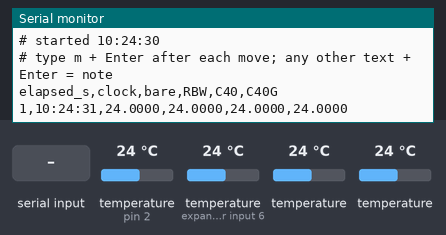
Recording of a sketch running on a simulated Arduino Uno, built with avr-gcc and run on an emulated ATmega328P. On the bench: the last lines printed to the serial monitor. The inputs (shaded band) are chosen by the test bench; at power-on: temperature (sensors on pin 2, expander input 6) 24 °C, temperature 24 °C. The local clock reads 2024-03-15 10:24:30 at power-on unless the sketch sets it.

Above: at 2.0 s.
2.1 s: "m\n" received over Serial
At 3.3 s:
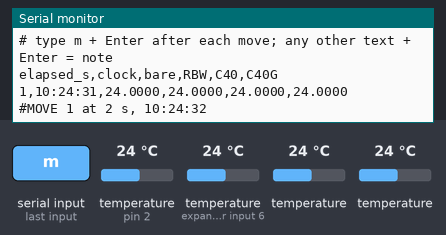
3.6 s: "1\n" received over Serial
At 4.1 s:
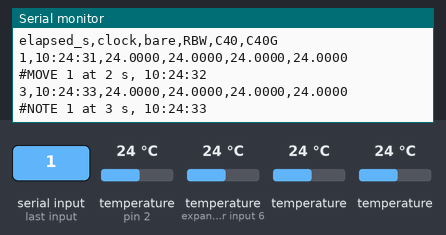
5.1 s: temperature (sensor on pin 2) set to 12 °C
At 6.4 s:
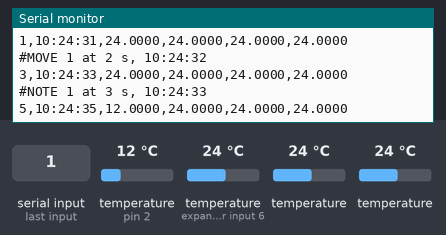
6.6 s: temperature (sensor on expander input 6) set to 12 °C
At 8.0 s:
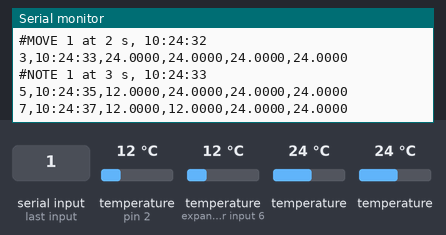
8.1 s: temperature (sensor 202) set to 12 °C
9.6 s: temperature (sensor 302) set to 12 °C
At 10.0 s:
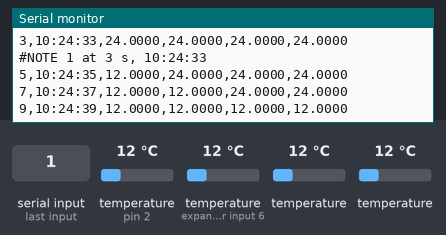

Measured:
- after the input at 2.1 s, the serial monitor: prints a new line at once (image 1)
- after the input at 3.6 s, the serial monitor: prints a new line after 0.05 s (image 2)
- after the input at 5.1 s, the serial monitor: prints a new line after 0.49 s (image 3)
- after the input at 6.6 s, the serial monitor: prints a new line after 0.99 s (image 4)

The sketch:

field_station_logger.ino
```cpp
/*
 * Field station logger - ISEF 26 PCM project (calibration run + slab days)
 *
 * Reads the four DS18B20s BY THEIR ID, so every column is always the same station
 * (bare, RBW, C40, C40G) however the sensors are plugged in or ordered on the bus.
 * Prints one CSV row every 2 s: elapsed seconds, RTC clock time (if an RTC is wired),
 * and the four RAW temperatures (ice offsets are applied in the analysis, not here).
 *
 * Type into the Serial Monitor (line ending = "Newline") and press Enter:
 *   m            -> prints "#MOVE n" with the time (after moving the stations one spot)
 *   any text     -> prints "#NOTE text" with the time
 * A reminder to move the stations prints every MOVE_EVERY_MIN minutes (0 = off).
 *
 * Wiring: unchanged. All sensors on D2, 4.7k from D2 to 5V.
 * Optional RTC (DS3231): SDA -> A4, SCL -> A5. Without it the clock column shows "--".
 * A reading of -127 means that sensor was not found: check its wires.
 *
 * Libraries: OneWire, DallasTemperature, RTClib (all from Library Manager).
 */

#include <OneWire.h>
#include <DallasTemperature.h>
#include <Wire.h>
#include <RTClib.h>

const int ONE_WIRE_BUS = 2;
const unsigned long INTERVAL_MS = 2000UL;     // one row every 2 s
const unsigned long MOVE_EVERY_MIN = 15;      // calibration: 15. Slab day: set to 0.

// Sensor IDs from the 16 Oct finger test. Order here = column order.
const char* NAMES[4] = {"bare", "RBW", "C40", "C40G"};
DeviceAddress ADDR[4] = {
  {0x28, 0xDD, 0xDA, 0x76, 0x00, 0x00, 0x00, 0xD2},   // bare  (old S3)
  {0x28, 0xB5, 0x35, 0x73, 0x00, 0x00, 0x00, 0x84},   // RBW   (old S2)
  {0x28, 0x09, 0x62, 0x75, 0x00, 0x00, 0x00, 0x33},   // C40   (old S1)
  {0x28, 0xBA, 0xC2, 0xB4, 0x00, 0x00, 0x00, 0xE8}    // C40G  (old S0)
};
const float ICE[4] = {1.3687, 1.8625, 1.3875, 1.6062};  // ice readings, for the header only

OneWire oneWire(ONE_WIRE_BUS);
DallasTemperature sensors(&oneWire);
RTC_DS3231 rtc;
bool rtcOk = false;

unsigned long nextRead = 0;
unsigned long nextRemind = 0;
int moves = 0;

void print2(int v) {
  if (v < 10) Serial.print('0');
  Serial.print(v);
}

void printClock() {
  if (!rtcOk) { Serial.print(F("--")); return; }
  DateTime now = rtc.now();
  print2(now.hour()); Serial.print(':'); print2(now.minute()); Serial.print(':'); print2(now.second());
}

void printAddr(const uint8_t* a) {
  for (uint8_t i = 0; i < 8; i++) {
    if (a[i] < 16) Serial.print('0');
    Serial.print(a[i], HEX);
  }
}

void stampLine(const __FlashStringHelper* tag) {
  Serial.print(tag);
  Serial.print(F(" at "));
  Serial.print(millis() / 1000UL);
  Serial.print(F(" s, "));
  printClock();
}

void handleSerial() {
  static char buf[48];
  static uint8_t n = 0;
  while (Serial.available()) {
    char c = Serial.read();
    if (c == '\n' || c == '\r') {
      if (n > 0) {
        buf[n] = 0;
        if (n == 1 && (buf[0] == 'm' || buf[0] == 'M')) {
          moves++;
          Serial.print(F("#MOVE "));
          Serial.print(moves);
          stampLine(F(""));
        } else {
          Serial.print(F("#NOTE "));
          Serial.print(buf);
          stampLine(F(""));
        }
        Serial.println();
      }
      n = 0;
    } else if (n < sizeof(buf) - 1) {
      buf[n++] = c;
    }
  }
}

void setup() {
  Serial.begin(9600);
  delay(500);
  sensors.begin();
  sensors.setResolution(12);
  sensors.setWaitForConversion(true);
  rtcOk = rtc.begin();

  Serial.println(F("# field_station_logger.ino - raw DS18B20 readings, by sensor ID"));
  for (int i = 0; i < 4; i++) {
    Serial.print(F("# ")); Serial.print(NAMES[i]); Serial.print(' ');
    printAddr(ADDR[i]);
    Serial.print(F("  ice reading ")); Serial.print(ICE[i], 4);
    Serial.println(sensors.isConnected(ADDR[i]) ? F("  OK") : F("  MISSING - check wires"));
  }
  if (!rtcOk) Serial.println(F("# no RTC found - clock column will be --; write the start time down"));
  else if (rtc.lostPower()) Serial.println(F("# WARNING: RTC lost power, clock is WRONG - write the start time down"));
  Serial.print(F("# started ")); printClock(); Serial.println();
  Serial.println(F("# type m + Enter after each move; any other text + Enter = note"));
  Serial.println(F("elapsed_s,clock,bare,RBW,C40,C40G"));

  nextRead = millis();
  nextRemind = millis() + MOVE_EVERY_MIN * 60000UL;
}

void loop() {
  handleSerial();

  if ((long)(millis() - nextRead) >= 0) {
    nextRead += INTERVAL_MS;
    sensors.requestTemperatures();
    Serial.print(millis() / 1000UL);
    Serial.print(',');
    printClock();
    for (int i = 0; i < 4; i++) {
      Serial.print(',');
      Serial.print(sensors.getTempC(ADDR[i]), 4);
    }
    Serial.println();
  }

  if (MOVE_EVERY_MIN > 0 && (long)(millis() - nextRemind) >= 0) {
    nextRemind += MOVE_EVERY_MIN * 60000UL;
    Serial.print(F("# *** time to move the stations one spot, then type m ***  "));
    printClock();
    Serial.println();
  }
}
```
